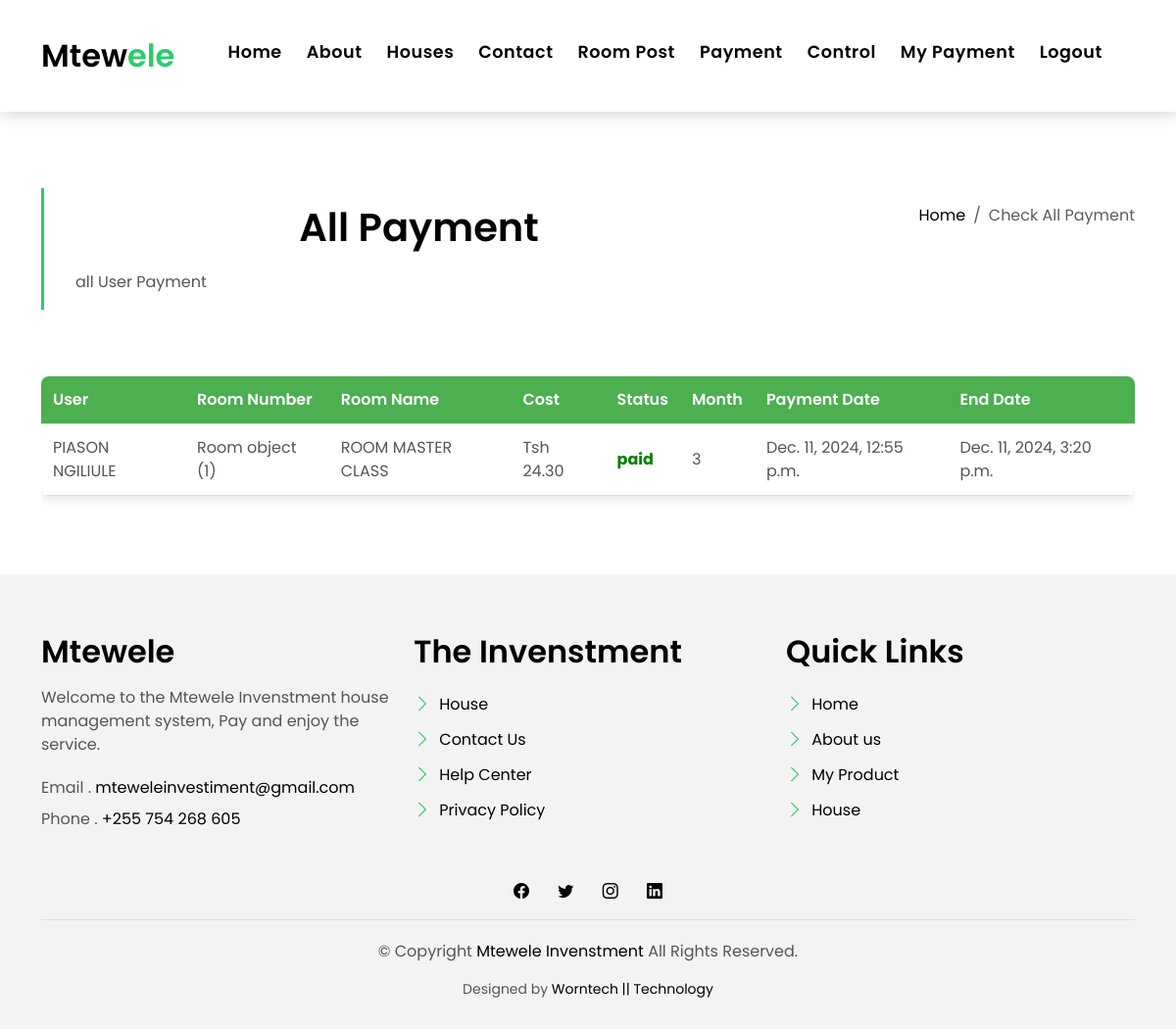
Page /allpayment/ (signed in) on the committed database.
### web/models.py (models this page shows, shortened)
class MyPayment(models.Model):
    PAYMENT_STATUS_CHOICES = (
        ('paid', 'Paid'),
        ('pending', 'Pending'),
        ('expired', 'expired'),
    )
    MONTH_CHOICES = (
        (3, '3 Months'),
        (6, '6 Months'),
    )
    user = models.ForeignKey(MyUser, on_delete=models.CASCADE)
    Room = models.ForeignKey(Room, on_delete=models.CASCADE)
    Room_Name = models.CharField(max_length=100)
    Cost = models.DecimalField(max_digits=10, decimal_places=2)
    transaction_id = models.CharField(max_length=100)
    Payment_status = models.CharField(max_length=10, choices=PAYMENT_STATUS_CHOICES, default='pending')
    Month = models.IntegerField(choices=MONTH_CHOICES)  # Changed to IntegerField
    Payment_date = models.DateTimeField(auto_now_add=True)
    end_date = models.DateTimeField(null=True, blank=True)  # Allow end_date to be null initially
    unique_code = models.CharField(max_length=100, unique=True, null=True, blank=True)

class MyUser(AbstractBaseUser):
    email=models.EmailField(verbose_name="email", max_length=100, unique=True)
    first_name=models.CharField(verbose_name="first name", max_length=100, unique=False)
    username=models.CharField(verbose_name="user name", max_length=100, unique=True)
    last_name=models.CharField(verbose_name="last name", max_length=100, unique=False)
    date_joined=models.DateTimeField(verbose_name="date joined", auto_now_add=True)
    last_login=models.DateTimeField(verbose_name="last login", auto_now=True)
    is_admin=models.BooleanField(default=True)
    is_active=models.BooleanField(default=True)
    is_staff=models.BooleanField(default=True)
    is_superuser=models.BooleanField(default=True)
    hide_email = models.BooleanField(default=True)
    USERNAME_FIELD="email"
    REQUIRED_FIELDS=['username']
    objects=MyUserManager()

class Room(models.Model):
    room_number = (
        ('1', '1'),
        ('2', '2'),
        ('3', '3'),
        ('4', '4'),
        ('5', '5'),
        ('6', '6'),
        ('7', '7'),
        ('8', '8'),
        ('9', '9'),
        ('10', '10'),
    )
    Room_Name = models.CharField(max_length=100)
    Room_Number = models.CharField(max_length=10, choices=room_number)
    Image =models.ImageField(upload_to="home/")
    Cost = models.DecimalField(max_digits=10, decimal_places=2)
    Post_date = models.DateTimeField(auto_now_add=True)

### web/views.py (the view)
# urls.py: path("allpayment/",views.allpayment,name = "allpayment"),
def allpayment(request):
    userpayment = MyPayment.objects.all().order_by('-id')
    context={
        "userpayment":userpayment
    }
    return render(request, 'web/allpayment.html', context)

### web/templates/web/allpayment.html (shortened to what this page needs)
{% extends 'web/base.html' %}
{% load static %}
{% block content %}
<!DOCTYPE html>
<html lang="en">
<head>
<link href="{% static 'web/assets/vendor/animate.css/animate.min.css' %}" rel="stylesheet">
<link href="{% static 'web/assets/vendor/bootstrap/css/bootstrap.min.css' %}" rel="stylesheet">
<link href="{% static 'web/assets/vendor/bootstrap-icons/bootstrap-icons.css' %}" rel="stylesheet">
<link href="{% static 'web/assets/vendor/swiper/swiper-bundle.min.css' %}" rel="stylesheet">
<link href="{% static 'web/assets/css/style.css' %}" rel="stylesheet">
</head>
<body>
  <main id="main">
    <section class="intro-single">
      <div class="container">
        <div class="row">
          <div class="col-md-12 col-lg-8">
            <div class="title-single-box">
              <h1 class="title-single">All Payment</h1>
              <span class="color-text-a">all User Payment</span>
            </div>
          </div>
          <div class="col-md-12 col-lg-4">
            <nav aria-label="breadcrumb" class="breadcrumb-box d-flex justify-content-lg-end">
              <ol class="breadcrumb">
                <li class="breadcrumb-item">
                  <a href="{% url 'home' %}">Home</a>
                </li>
                <li class="breadcrumb-item active" aria-current="page">
                  Check All Payment
                </li>
              </ol>
            </nav>
          </div>
        </div>
      </div>
    </section>
    <section class="news-single nav-arrow-b">
      <div class="container">
        <div class="row">
          <div class="col-sm-12">
            <div class="news-img-box">
                <div class="table-container">
                    <table>
                        <thead>
                            <tr>
                                <th>User</th>
                                <th>Room Number</th>
                                <th>Room Name</th>
                                <th>Cost</th>
                                <th>Status</th>
                                <th>Month</th>
                                <th>Payment Date</th>
                                <th>End Date</th>
                            </tr>
                        </thead>
                        <tbody>
                            {% if userpayment %}
                            {% for i in userpayment %}
                            {% if i.Payment_status == "paid" %}
                            <tr>
                                <td>{{i.user.first_name}} {{i.user.last_name}}</td>
                                <td>{{i.Room}}</td>
                                <td>{{i.Room_Name}}</td>
                                <td>Tsh {{i.Cost}}</td>
                                <td class="status-paid">{{i.Payment_status}}</td>
                                <td>{{i.Month}}</td>
                                <td>{{i.Payment_date}}</td>
                                <td>{{i.end_date}}</td>
                            </tr>
                            {% endif %}
                            {% endfor %}
                            {% endif %}
                        </tbody>
                    </table>
                </div>
            </div>
          </div>
        </div>
      </div>
    </section>
  </main>
</body>
</html>
{% endblock %}

### web/static/web/assets/css/style.css (style rules this page uses)
body { font-family: "Poppins", sans-serif; color: #555555; }
h1, h2, h3, h4, h5, h6 { color: #000000; }
a { color: #000000; text-decoration: none; transition: all 0.5s ease; }
.color-text-a { text-decoration: none; color: #555555; }
.intro-single { padding: 12rem 0 3rem; }
.intro-single .title-single-box { padding: 1rem 0 1rem 2rem; }
.intro-single .title-single-box { border-left: 3px solid #2eca6a; }
.intro-single .title-single-box .title-single { font-weight: 600; font-size: 2.2rem; }
@media (min-width: 768px) { .intro-single .title-single-box .title-single { font-size: 2.1rem; } }
@media (min-width: 992px) { .intro-single .title-single-box .title-single { font-size: 2.5rem; } }
.intro-single .breadcrumb-box { padding: 1rem 0 0 0.5rem; }
.intro-single .breadcrumb { background-color: transparent; padding-right: 0; padding-left: 0; }

### web/templates/web/allpayment.html (style rules this page uses)
h1 { text-align: center; margin-bottom: 20px; }
.table-container { overflow-x: auto; }
table { width: 100%; border-collapse: collapse; margin: 20px 0; background-color: #fff; border-radius: 8px; overflow: hidden; box-shadow: 0 4px 8px rgba(0, 0, 0, 0.1); }
thead { background-color: #4CAF50; color: #fff; }
th, td { text-align: left; padding: 12px; border-bottom: 1px solid #ddd; }
th { font-weight: 600; }
td { font-weight: 400; }
.status-paid { color: green; font-weight: bold; }

### rows in the picture
MyPayment: user.first_name "PIASON", user.last_name "NGILIULE", Room "Room object (1)", Room_Name "ROOM MASTER CLASS", Cost "24.30", Payment_status "paid", Month "3", Payment_date "Dec. 11, 2024, 12:55 p.m.", end_date "Dec. 11, 2024, 3:20 p.m."
